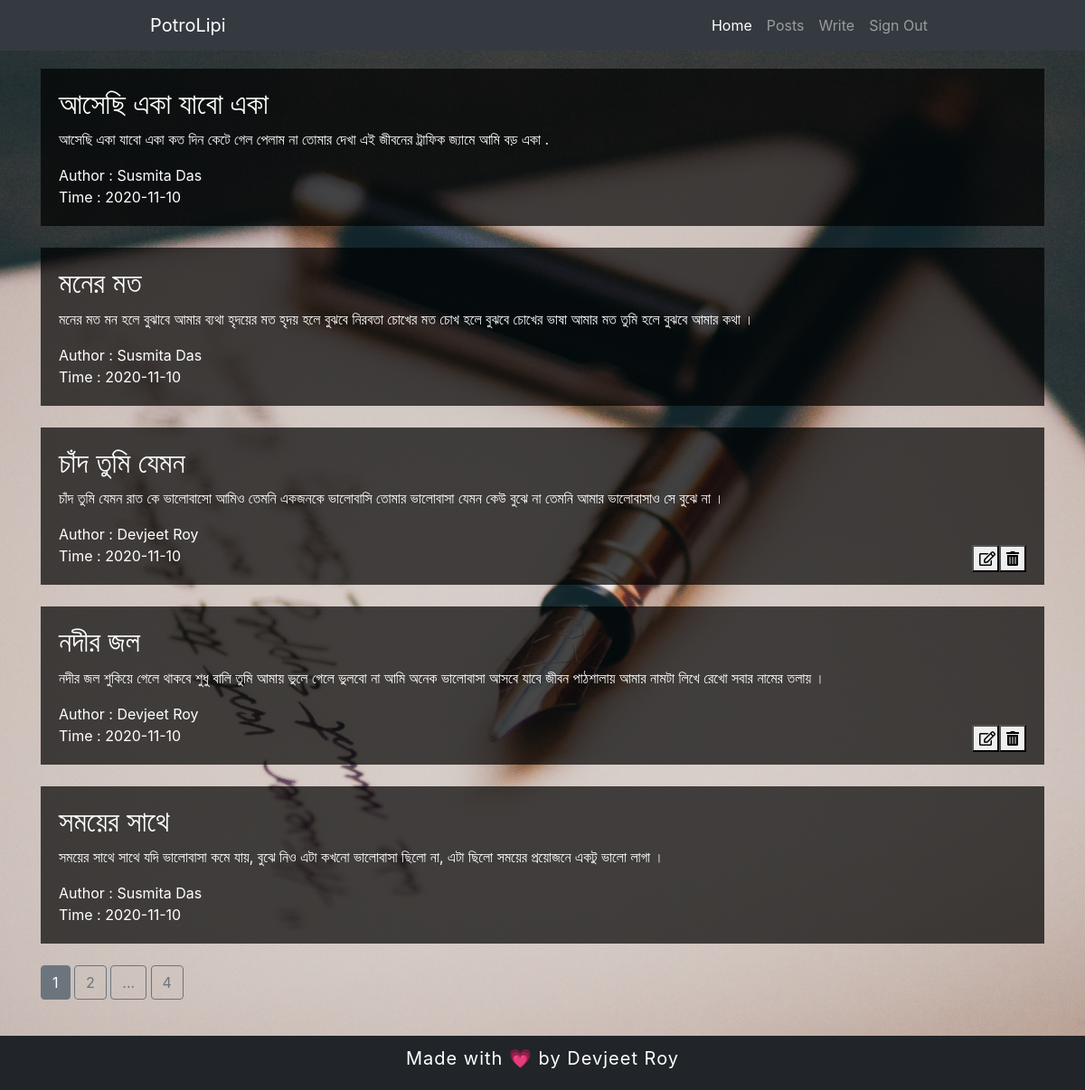
Page /posts (signed in) on the earlier database version.
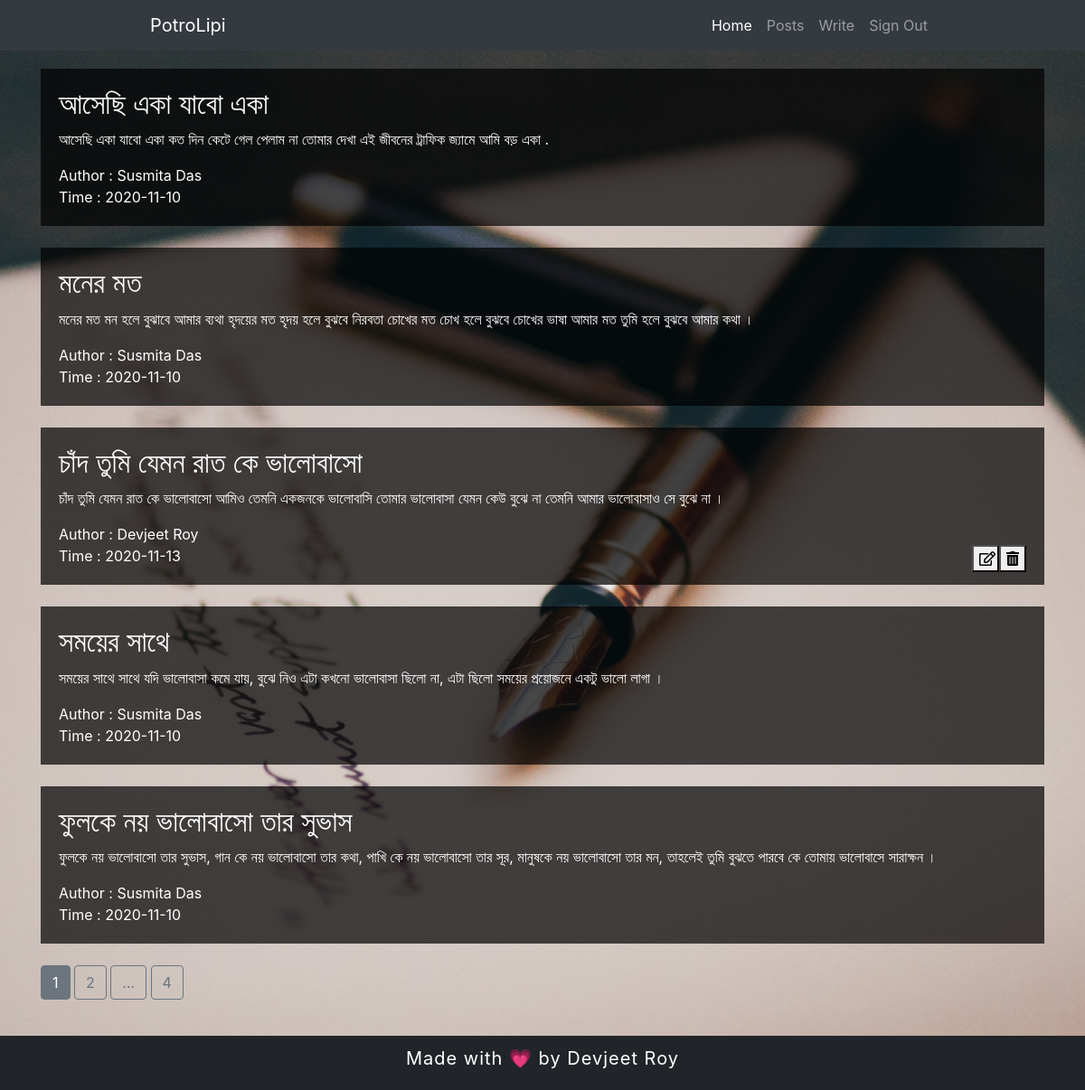
Same page on the later database version.
### main/models.py (models this page shows, shortened)
class Posts(db.Model):
    post_id = db.Column(db.Integer, primary_key=True)
    title = db.Column(db.String(100),nullable=False)
    content = db.Column(db.Text(),nullable=False)
    author = db.Column(db.String(20),nullable=False)
    time = db.Column(db.DateTime(),default=date.today(), onupdate=date.today())

### main/routes.py (the view)
@app.route("/posts")
@login_required
def readblog():
    if current_user.is_authenticated:
        page = request.args.get('page', 1, type=int)
        posts = Posts.query.order_by(Posts.post_id.desc()).paginate(page=page, per_page=5)
        return render_template("readblog.html",posts=posts)
    else:
        return "<h2>Not Authorized!</h2>"

### main/models.py (called while the page is built)
@login_manager.user_loader
def load_user(user_id):
    return User.query.get(int(user_id))

### main/templates/readblog.html (shortened to what this page needs)
{% extends "layout.html" %}
    {% block content %}
        <div class="container">
            {% if posts.items[0] %}
            {% for i in posts.items: %}
            <div class="post">
                <h2>{{ i.title }}</h2>
                <p>
                    {{ i.content }}
                </p>
                <span>Author : {{ i.author }}</span><br>
                <span>Time : {{ i.time.year }}-{{ i.time.month }}-{{ i.time.day }}</span>
                {% if i.author == current_user.username %}
                <div class="post-button">
                    <form action="{{url_for('update_blog', post_id = i.post_id)}}" method="POST">
                        <button type="submit"><i class="far fa-edit"></i></button>
                    </form>
                    <form action="{{url_for('delete_blog', post_id = i.post_id)}}" method="POST">
                        <button type="submit"><i class="fas fa-trash-alt"></i></button>
                    </form>
                </div>
                {% endif %}
            </div><br>
            {% endfor %}
            {% else %}
                <center>
                    <h2>No post to display! </h2>
                </center>
            {% endif %}
            {% for page_num in posts.iter_pages(left_edge=1,right_edge=1,left_current=1,right_current=2) %}
                {% if page_num %}
                    {% if posts.page == page_num %}
                        <a href="{{url_for('readblog',page=page_num)}}" class="btn btn-secondary">{{ page_num }}</a>
                    {% else %}
                        <a href="{{url_for('readblog',page=page_num)}}" class="btn btn-outline-secondary">{{ page_num }}</a>
                    {% endif %}
                {% else %}
                    <a href="#" class="btn btn-outline-secondary">...</a>
                {% endif %}
            {% endfor %}
        </div>
    {% endblock %}

### main/templates/layout.html (shortened to what this page needs)
<html lang="en">
<head>
    <link rel="stylesheet" href="https://cdn.jsdelivr.net/npm/bootstrap@4.5.3/dist/css/bootstrap.min.css">
    <link rel="stylesheet" href="{{ url_for('static', filename='style.css') }}">
    <link rel="stylesheet" href="https://use.fontawesome.com/releases/v5.15.1/css/all.css">
  <link rel="stylesheet" href="https://use.fontawesome.com/releases/v5.15.1/css/v4-shims.css">
</head>
<body>
    <nav class="navbar navbar-expand-lg navbar-dark bg-dark">
        <a class="navbar-brand" href="#" style="margin-left:150px">PotroLipi</a>
        <div class="collapse navbar-collapse" id="navbarSupportedContent">
          <ul class="navbar-nav ml-auto" style="margin-right: 150px;">
            {% if current_user.is_authenticated %}
            <li class="nav-item active">
              <a class="nav-link" href="{{ url_for('dashboard_page') }}">Home <span class="sr-only">(current)</span></a>
            </li>
            <li class="nav-item">
              <a class="nav-link" href="{{ url_for('readblog') }}">Posts</a>
            </li>
            <li class="nav-item">
              <a class="nav-link" href="{{ url_for('writeblog') }}">Write</a>
            </li>
            <li class="nav-item">
              <a class="nav-link" href="{{ url_for('logout') }}">Sign Out</a>
            </li>
            {% endif %}
          </ul>
        </div>
      </nav>
      {% block content %}{% endblock %}
      <footer>
            Made with 💗 by Devjeet Roy
      </footer>
</body>
</html>

### main/static/style.css (style rules this page uses)
body { background: url(./mainbg.jpg) no-repeat center fixed; background-size: cover; color: white; }
footer { height: 60px; width: 100%; background-color: #212529; color: white!important; font-size: 20px; bottom: 0px; position: fixed; text-align: center; letter-spacing: 1px; padding-top: 10px; }
.container { margin-top: 20px; margin-bottom: 100px; }
.post { background-color: rgba(0, 0, 0, 0.7); padding-left: 20px; padding-right: 20px; padding-bottom: 20px; padding-top: 20px; height: auto; }
.post-button { display:flex; float: right }
.post-button button { height: 30px; width: 30px; }

Differences in the rows shown:
removed Posts: title "নদীর জল", content "নদীর জল শুকিয়ে গেলে থাকবে শুধু বালি তুমি আমায় ভুলে গেলে ভুলবো না আমি অনেক ভালোবাসা আসবে যাবে জীবন পাঠশালায় আমার নামটা লিখে রেখো সবার নামের তলায় ।", author "Devjeet Roy", time.year "2020", time.month "11", time.day "10"
changed Posts "Devjeet Roy": title "চাঁদ তুমি যেমন" → "চাঁদ তুমি যেমন রাত কে ভালোবাসো"; time.day "10" → "13"
now on this page (row unchanged): Posts: title "ফুলকে নয় ভালোবাসো তার সুভাস", content "ফুলকে নয় ভালোবাসো তার সুভাস, গান কে নয় ভালোবাসো তার কথা, পাখি কে নয় ভালোবাসো তার সূর, মানুষকে নয় ভালোবাসো তার মন, তাহলেই তুমি বুঝতে পারবে কে তোমায় ভালোবাসে সারাক্ষন ।", author "Susmita Das", time.year "2020", time.month "11", time.day "10"
